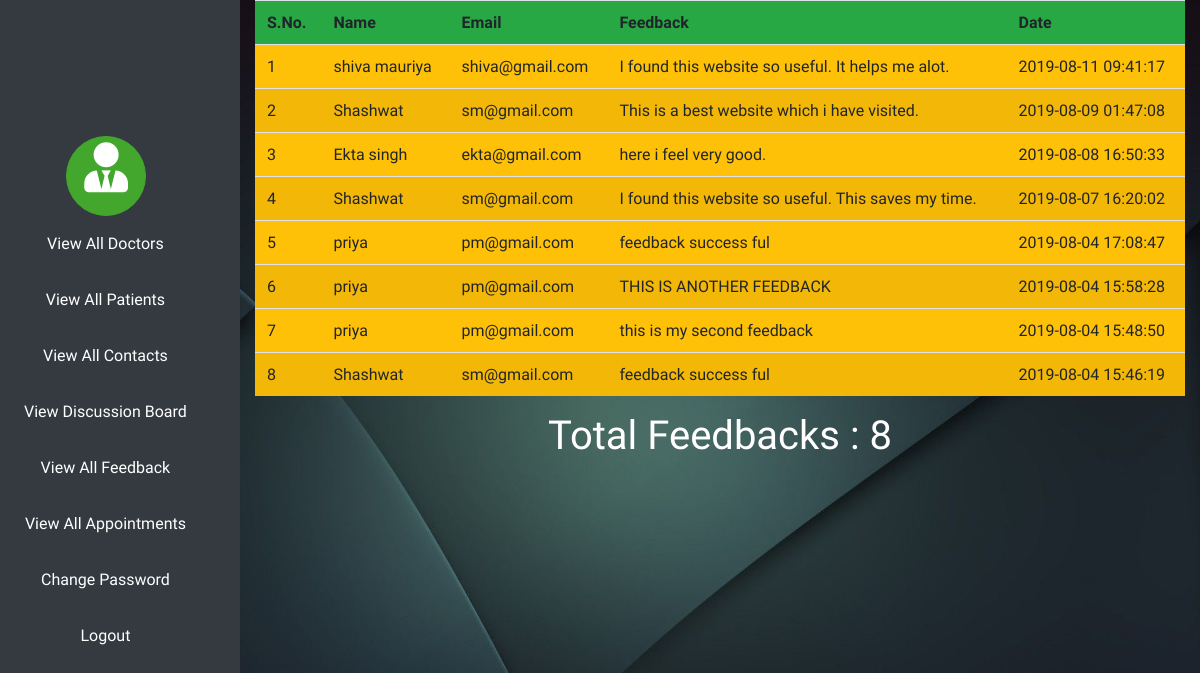
Page /admin/vfeed.php (signed in) on the committed database.
### tables this page shows
CREATE TABLE IF NOT EXISTS `tbl_feedback` (
  `feedid` int(11) NOT NULL AUTO_INCREMENT,
  `pat_id` int(11) NOT NULL,
  `feedback` varchar(200) NOT NULL,
  `date` varchar(20) NOT NULL,
  PRIMARY KEY (`feedid`)
);

CREATE TABLE IF NOT EXISTS `tbl_patient` (
  `pat_id` int(11) NOT NULL AUTO_INCREMENT,
  `name` varchar(60) NOT NULL,
  `fname` varchar(60) NOT NULL,
  `email` varchar(30) NOT NULL,
  `password` varchar(20) NOT NULL,
  `address` varchar(150) NOT NULL,
  `mobile` varchar(13) NOT NULL,
  `pin` int(6) NOT NULL,
  `age` int(3) NOT NULL,
  `gender` varchar(6) NOT NULL,
  `date` varchar(20) NOT NULL,
  PRIMARY KEY (`pat_id`)
);

### admin/vfeed.php (the view, shortened to what this page needs)
<?php
	if($_SESSION['admin']=="")
	{
		header("Location:index.php");
	}
else
{
	$query="select * from tbl_feedback order by date desc";
	$res=mysql_query($query);
?>
<html>
<head>
	<link rel="stylesheet" href="https://stackpath.bootstrapcdn.com/bootstrap/4.3.1/css/bootstrap.min.css">
	<link rel="stylesheet" href="https://use.fontawesome.com/releases/v5.7.0/css/all.css">
	<link type="text/css" rel="stylesheet" href="../css/adstyle.css" />
</head>
<body>
<div>
	<nav class="navbar bg-dark navigation">
  <ul class="navbar-nav">
  <li><div class="navbar-brand"><a href="adminprofile.php"><i class="fas fa-user-tie"></i></a></div></li>
    <li class="nav-item p-2">
      <a class="nav-link text-center" href="vdoctor.php">View All Doctors</a>
    </li>
    <li class="nav-item p-2">
      <a class="nav-link text-center" href="vpatient.php">View All Patients</a>
    </li>
    <li class="nav-item p-2">
      <a class="nav-link text-center" href="vcontact.php">View All Contacts</a>
    </li>
	<li class="nav-item p-2">
		<a class="nav-link text-center" href="vdisboard.php">View Discussion Board</a>
	</li>
	<li class="nav-item p-2">
		<a class="nav-link text-center" href="vfeed.php">View All Feedback</a>
	</li>
	<li class="nav-item p-2">
		<a class="nav-link text-center" href="vapp.php">View All Appointments</a>
	</li>
	<li class="nav-item p-2">
		<a class="nav-link text-center" href="changepwd.php">Change Password</a>
	</li>
	<li class="nav-item p-2">
		<a class="nav-link text-center" href="logout.php">Logout</a>
	</li>
  </ul>
</nav>
		<div class="container-fluid contents">
			<table class="table table-striped bg-warning">
				<tr class="bg-success">
					<th>S.No.</th>
					<th>Name</th>
					<th>Email</th>
					<th>Feedback</th>
					<th>Date</th>
				</tr>
				<?php
				$a=1;
				while($row=mysql_fetch_array($res,MYSQL_BOTH))
				{
				?>
				<tr>
					<td><?php echo $a; ?></td>
					<?php
						$pid=$row['pat_id'];
						$query2="select * from tbl_patient where pat_id='$pid'";
						$res2=mysql_query($query2);
						if($row2=mysql_fetch_array($res2,MYSQL_BOTH))
						{
					?>
					<td><?php echo $row2['name'] ?></td>
					<td><?php echo $row2['email'] ?></td>
					<?php
						}
					?>
					<td><?php echo $row['feedback'] ?></td>
					<td><?php echo $row['date'] ?></td>
				</tr>
				<?php
				$a++;
				}
				?>
			</table>
			<h1 class="text-center">Total Feedbacks :  <?php echo $a-1; ?></h1>
		</div>
	</div>
</body>
</html>
<?php
}
?>

### css/adstyle.css (style rules this page uses)
* { margin:0; padding:0; box-sizing:border-box; }
body { font-family: 'Dosis', sans-serif; font-weight: 400; background:url('../images/wp2508260.jpg'); background-repeat:no-repeat; background-attachment:fixed; background-size:100% 100%; color:#fff; }
.navigation { width:20%; height:100%; float:left; position:fixed; }
.navigation a { color:#fff; border:1px transparent; }
.contents { height:auto; width:80%; float:left; font-weight:600; margin-left:20%; }
.navbar-brand { height:80px; width:80px; margin-left:28%; background:#43a72d; border:1px solid #43a72d; border-radius:50%; text-align:center; font-size:50px; }

### rows in the picture
tbl_feedback: pat.name "shiva mauriya", pat.email "shiva@gmail.com", feedback "I found this website so useful. It helps me alot.", date "2019-08-11 09:41:17"
tbl_feedback: pat.name "Shashwat", pat.email "sm@gmail.com", feedback "This is a best website which i have visited.", date "2019-08-09 01:47:08"
tbl_feedback: pat.name "Ekta singh", pat.email "ekta@gmail.com", feedback "here i feel very good.", date "2019-08-08 16:50:33"
tbl_feedback: pat.name "Shashwat", pat.email "sm@gmail.com", feedback "I found this website so useful. This saves my time.", date "2019-08-07 16:20:02"
tbl_feedback: pat.name "priya", pat.email "pm@gmail.com", feedback "feedback success ful", date "2019-08-04 17:08:47"
tbl_feedback: pat.name "priya", pat.email "pm@gmail.com", feedback "THIS IS ANOTHER FEEDBACK", date "2019-08-04 15:58:28"
tbl_feedback: pat.name "priya", pat.email "pm@gmail.com", feedback "this is my second feedback", date "2019-08-04 15:48:50"
tbl_feedback: pat.name "Shashwat", pat.email "sm@gmail.com", feedback "feedback success ful", date "2019-08-04 15:46:19"

### other values in the picture
$a-1 "8"
